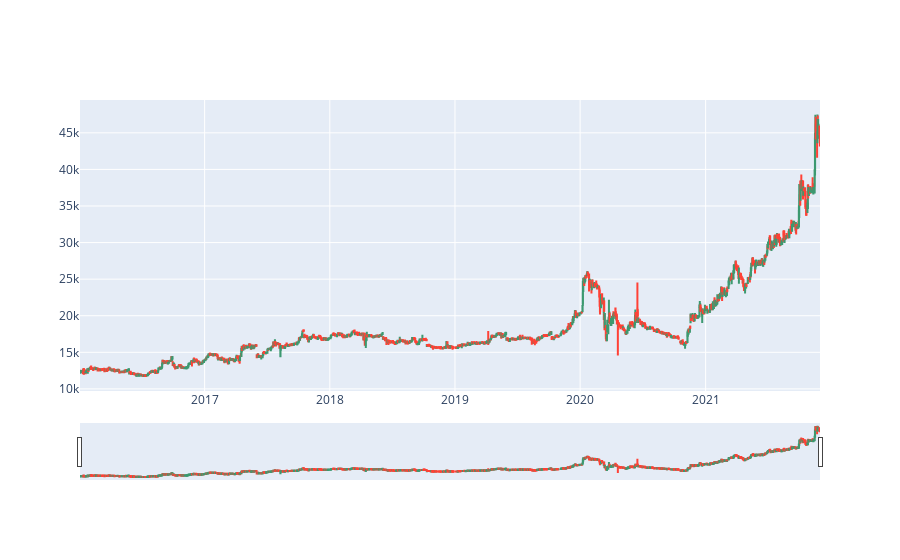

Here is the notebook cell this chart was saved with:
### Code cell
import plotly.graph_objects as go
from datetime import datetime
fig = go.Figure(data=[go.Candlestick(x=data['Date'],
                open=data['Open'],
                high=data['High'],
                low=data['Low'],
                close=data['Close'])])

fig.show()

### Figure 1 — Plotly figure (JSON) as saved in the notebook; plotly's stock layout.template omitted (floating-point values rounded to 4 significant figures; data arrays with more than 128 entries replaced by an {"elided": "..."} marker saying what was removed)
{"data": [{"close": {"elided": "1487 int values"}, "high": {"elided": "1487 int values"}, "low": {"elided": "1487 int values"}, "open": {"elided": "1487 int values"}, "type": "candlestick", "x": {"elided": "1487 str values"}}], "layout": {}}
